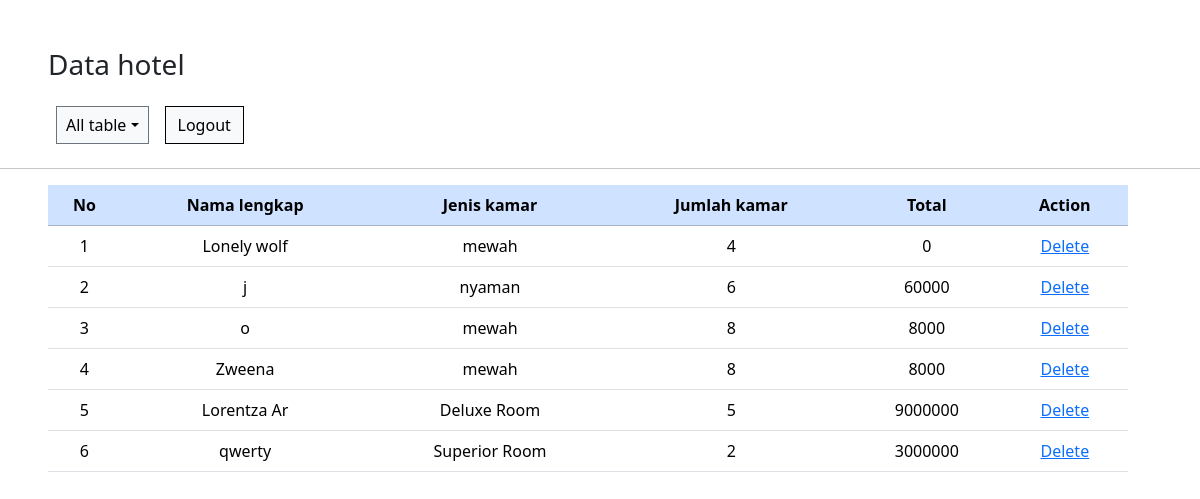
The page / on the database its author committed.
### tables this page shows
CREATE TABLE `tbl_penyewaan` (
  `id_sewa` int(11) NOT NULL,
  `id_kamar` int(11) NOT NULL,
  `nama` varchar(50) NOT NULL,
  `cekin` date NOT NULL,
  `cekout` date NOT NULL,
  `no_identitas` int(20) NOT NULL,
  `no_hp` int(11) NOT NULL,
  `id_admin` int(11) NOT NULL,
  `jumlah` int(11) NOT NULL,
  `total` int(11) NOT NULL
);

CREATE TABLE `tbl_jenis_kamar` (
  `id_kamar` int(11) NOT NULL,
  `jenis_kamar` varchar(50) NOT NULL,
  `harga` int(11) NOT NULL,
  `keterangan` text NOT NULL
);

### index.php (the view, shortened to what this page needs)
<!DOCTYPE html>
<html lang="en">
<head>
    <link href="https://cdn.jsdelivr.net/npm/bootstrap@5.3.3/dist/css/bootstrap.min.css" rel="stylesheet">
</head>
<body>
    <?php
        include("config.php");
    ?>
    <h3 class="mt-5 ms-5">Data hotel</h3>
    <div class="d-flex flex-row ms-n2">
  <div class="p-2">
  <div class="dropdown">
  <button class="btn btn-light border border-secondary dropdown-toggle dropdown-toggle-split rounded-0 ms-5 mt-2" type="button" data-bs-toggle="dropdown" aria-expanded="false">
    All table
  </button>
</div>
  </div>
  <div class="p-2">
    <a class="btn btn-light border border-black rounded-0 mt-2 ms-n3" href="logout.php" role="button" style="width: 100%;">Logout</a>
</div>
</div>
<hr>
<table class="table ms-5" style="width: 90%">
  <thead>
    <tr class="table-primary">
      <th scope="col">No</th>
      <th scope="col">Nama lengkap</th>
      <th scope="col">Jenis kamar</th>
      <th scope="col">Jumlah kamar</th>
      <th scope="col">Total</th>
      <th scope="col">Action</th>
    </tr>
  </thead>
  <tbody>
  <?php
            $sql = "SELECT tbl_penyewaan.*, tbl_jenis_kamar.*, tbl_admin.nama as nama_admin from tbl_penyewaan join tbl_jenis_kamar on tbl_penyewaan.id_kamar=tbl_jenis_kamar.id_kamar join tbl_admin on tbl_penyewaan.id_admin=tbl_admin.id_admin";
            $query = mysqli_query($db, $sql);
            $no = 1;
            while($data=mysqli_fetch_array($query)){
                echo "<tr>";
                echo "<td>".$no++."</td>";
                echo "<td>".$data['nama']."</td>";
                echo "<td>".$data['jenis_kamar']."</td>";
                echo "<td>".$data['jumlah']."</td>";
                echo "<td>".$data['total']."</td>";
                echo "<td>";
                echo "<a href='penyewaan_delete.php?id=".$data['id_sewa']."'> Delete</a>";
                echo "</td>";
                echo "</tr>";
            }
        ?>
  </tbody>
</table>
</body>
</html>

### index.php (style rules this page uses)
tr { text-align: center; }
body { text-decoration: none; }

### rows shown on the page
tbl_penyewaan: nama "Lonely wolf", id_kamar.jenis_kamar "mewah", jumlah "4", total "0"
tbl_penyewaan: nama "j", id_kamar.jenis_kamar "nyaman", jumlah "6", total "60000"
tbl_penyewaan: nama "o", id_kamar.jenis_kamar "mewah", jumlah "8", total "8000"
tbl_penyewaan: nama "Zweena", id_kamar.jenis_kamar "mewah", jumlah "8", total "8000"
tbl_penyewaan: nama "Lorentza Ar", id_kamar.jenis_kamar "Deluxe Room", jumlah "5", total "9000000"
tbl_penyewaan: nama "qwerty", id_kamar.jenis_kamar "Superior Room", jumlah "2", total "3000000"
